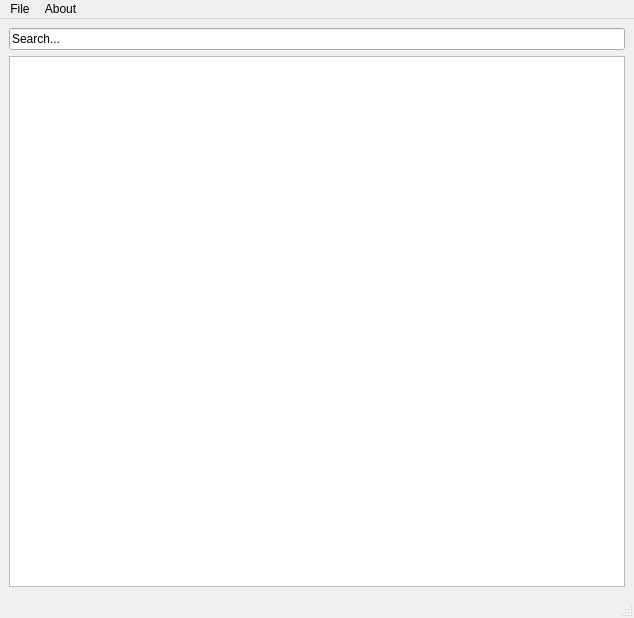
<?xml version="1.0" encoding="UTF-8"?>
<ui version="4.0">
 <class>MainWindow</class>
 <widget class="QMainWindow" name="MainWindow">
  <property name="geometry">
   <rect>
    <x>0</x>
    <y>0</y>
    <width>634</width>
    <height>618</height>
   </rect>
  </property>
  <property name="sizePolicy">
   <sizepolicy hsizetype="Maximum" vsizetype="Fixed">
    <horstretch>0</horstretch>
    <verstretch>0</verstretch>
   </sizepolicy>
  </property>
  <property name="windowTitle">
   <string>MainWindow</string>
  </property>
  <widget class="QWidget" name="centralwidget">
   <layout class="QGridLayout" name="gridLayout_2">
    <item row="0" column="0">
     <layout class="QGridLayout" name="gridLayout">
      <item row="1" column="0">
       <widget class="QTextBrowser" name="textBrowser"/>
      </item>
      <item row="0" column="0">
       <widget class="QLineEdit" name="lineEdit">
        <property name="text">
         <string>Search...</string>
        </property>
       </widget>
      </item>
     </layout>
    </item>
   </layout>
  </widget>
  <widget class="QMenuBar" name="menubar">
   <property name="geometry">
    <rect>
     <x>0</x>
     <y>0</y>
     <width>634</width>
     <height>19</height>
    </rect>
   </property>
   <widget class="QMenu" name="menuFile">
    <property name="title">
     <string>File</string>
    </property>
    <addaction name="actionLoad_XML"/>
   </widget>
   <widget class="QMenu" name="menuAbout">
    <property name="title">
     <string>About</string>
    </property>
   </widget>
   <addaction name="menuFile"/>
   <addaction name="menuAbout"/>
  </widget>
  <widget class="QStatusBar" name="statusbar"/>
  <action name="actionHelp">
   <property name="text">
    <string>Help</string>
   </property>
  </action>
  <action name="actionLoad_XML">
   <property name="text">
    <string>Load XML...</string>
   </property>
  </action>
 </widget>
 <resources/>
 <connections/>
</ui>
